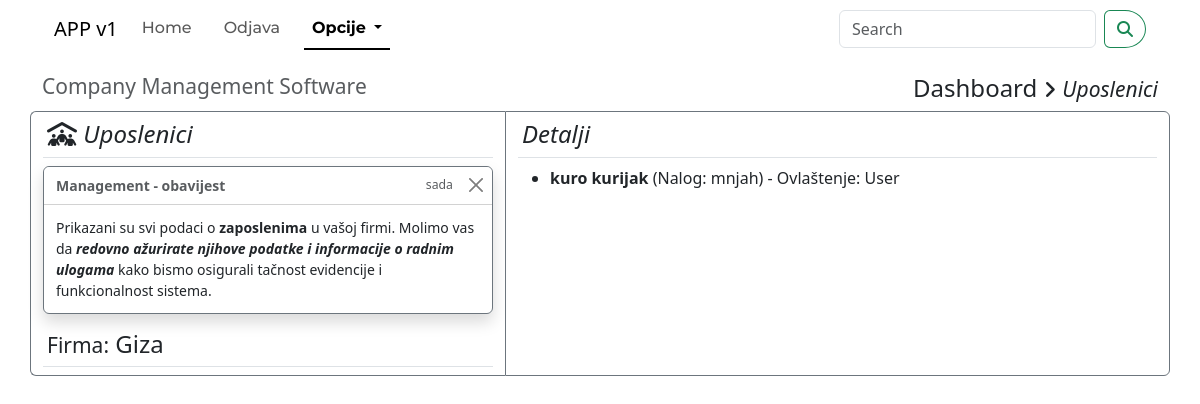
The app's page /uposlenici/ (signed in) with its own data.
### verzija1/models.py (models this page shows, shortened)
class Firma(models.Model):
    naziv = models.CharField(max_length=50)
    adresa = models.CharField(max_length=50)
    telefon = models.CharField(max_length=50)
    email = models.EmailField()
    web_stranica = models.URLField()
    opis = models.TextField()
    clearance = models.IntegerField()
    bill = models.DecimalField(max_digits=10, decimal_places=2)

class FirmaUser(models.Model):
    user = models.ForeignKey(User, on_delete=models.CASCADE)
    firma = models.ForeignKey(Firma, on_delete=models.CASCADE)
    ovlastenje = models.IntegerField()  # 0 - admin, 1 - user

### verzija1/views.py (the view)
# urls.py: path('uposlenici/', views.uposlenici_view, name='uposlenici'),
@login_required
def uposlenici_view(request):
    firme = Firma.objects.filter(firmauser__user=request.user).prefetch_related("firmauser_set__user").distinct()
    return render(request, 'basic.uposlenici.html', {'firme': firme})

### verzija1/templates/basic.uposlenici.html (shortened to what this page needs)
{% extends 'config.master.html' %}
{% block content %}
<h2 class="display-4 fs-4 mt-3">
    <div class="d-flex justify-content-between">
                <small class="text-muted">Company Management Software</small>
                <span><b>Dashboard <i class="fa-solid fa-angle-right fs-5"></i> <small><i>Uposlenici</i></small></b></span>
    </div>
</h2>
<div class="row mb-5">
    <div class="col-5 rounded-start border border-1 border-secondary border-end-0">
        <h4 class="py-2 px-1 border-bottom"><i><i class="fa-solid fa-people-roof"></i> Uposlenici</i></h4>
        <div class="toast show my-2 w-100 border-secondary" role="alert" aria-live="assertive" aria-atomic="true">
                    <div class="toast-header">
                        <strong class="me-auto">Management - obavijest</strong>
                        <small>sada</small>
                        <button type="button" class="btn-close" data-bs-dismiss="toast" aria-label="Close"></button>
                    </div>
                    <div class="toast-body">
                        Prikazani su svi podaci o <strong>zaposlenima</strong> u vašoj firmi. Molimo vas da <i><strong>redovno ažurirate njihove podatke i informacije o radnim ulogama</strong></i> kako bismo osigurali tačnost evidencije i funkcionalnost sistema.
                    </div>
        </div>
        {% if firme %}
        {% for firma in firme %}
        <h4 class="py-2 px-1 border-bottom"><small>Firma:</small> {{ firma.naziv }}</h4>
    </div>
    <div class="col-7 rounded-end border border-1 border-secondary">
        <h4 class="py-2 px-1 border-bottom"><i>Detalji</i></h4>
        <div>
            <ul>
                {% for fu in firma.firmauser_set.all %}
                    <li>
                        <b>{{ fu.user.first_name }} {{ fu.user.last_name }}</b> (Nalog: {{ fu.user.username }})
                        - Ovlaštenje: {% if fu.ovlastenje == 0 %}Admin{% else %}User{% endif %}
                    </li>
                {% endfor %}
            </ul>
        </div>
    </div>
    {% endfor %}
    {% endif %}
</div>
{% endblock %}

### records on screen
Firma: naziv "Giza"
FirmaUser: user.first_name "kuro", user.last_name "kurijak", user.username "mnjah", ovlastenje "User"
